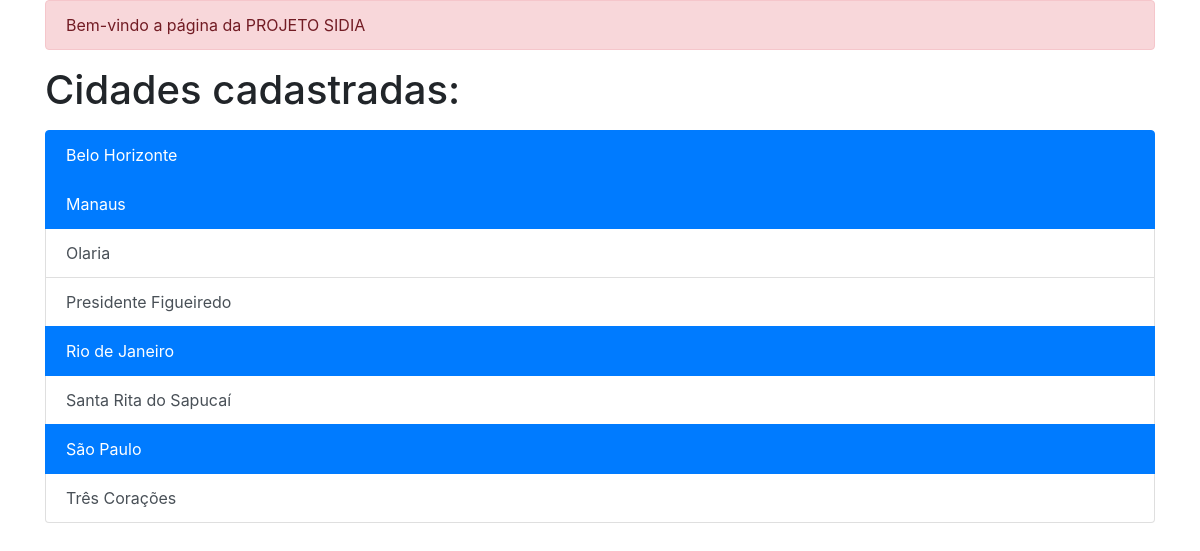
Before: / with the older database file.
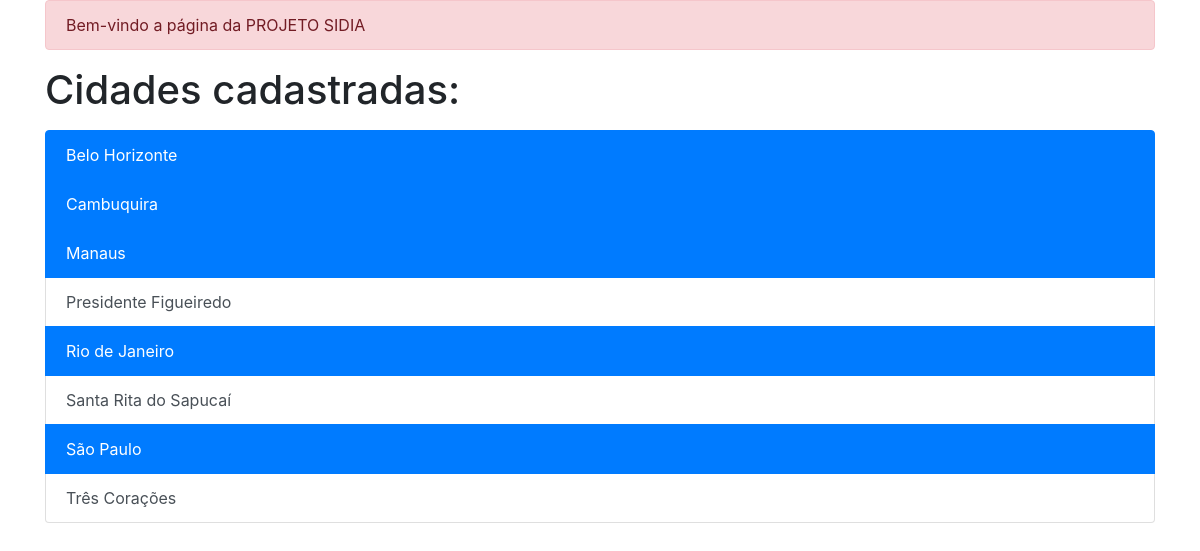
After: the same page with the newer database file.
### cadastros/models.py (models this page shows, shortened)
class Cidade(models.Model):
    estado = models.ForeignKey(Estado, on_delete=models.PROTECT, null=True, blank=False)
    nome = models.CharField(max_length=100, unique=True)
    capital = models.BooleanField(default=False, help_text='Marcar se a cidade for capital')

### cadastros/views.py (the view)
# urls.py: path('', CidadeList.as_view(), name='cidades-list'),
class CidadeList(SidiaBaseListView):
    queryset = Cidade.objects.all().order_by('nome')
    context_object_name = 'cidades'
    template_name = 'cadastros/lista_cidades.html'

### cadastros/views.py (called while the page is built)
    def get_context_data(self, **kwargs):
        context = super().get_context_data(**kwargs)
        context['titulo'] = 'PROJETO SIDIA'
        return context

### cadastros/templates/cadastros/lista_cidades.html (shortened to what this page needs)
{% extends 'base.html' %}
{% block conteudo %}
    <h1>Cidades cadastradas:</h1>
    <ul class="list-group">
        {% for cidade in cidades %}
        <a class="list-group-item list-group-item-action {% if cidade.capital %} active {% endif %}" href="{% url 'cidades-detalhe' cidade.id %}" >{{ cidade.nome }}</a>
        {% endfor %}
    </ul>
{% endblock %}

Changed rows visible on the page:
removed Cidade: nome "Olaria", capital False (drawn)
added Cidade: nome "Cambuquira"
